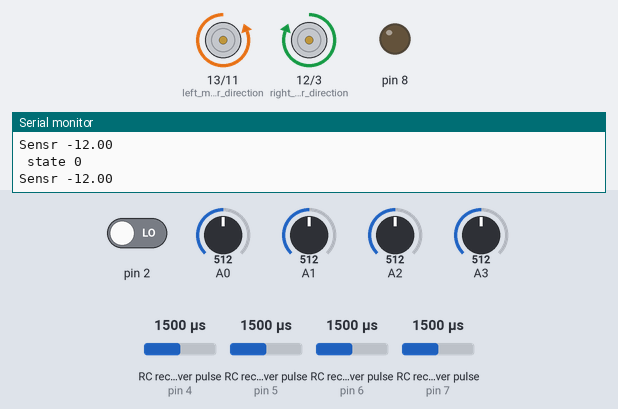
A sketch run on a simulated Arduino Uno, built with avr-gcc and run on an emulated ATmega328P. Parts: direction and speed pins drawn as motors (green arrow = direction pin HIGH = forward, orange = LOW = backward, longer = more drive), output pins drawn as LEDs (lit = HIGH), the last lines printed to the serial monitor. Wiring (inferred from the names in the program): 4 × RC receiver channel: data pin 4 / data pin 5 / data pin 6 / data pin 7. The inputs (shaded band) are chosen by the test bench; at power-on: A3 = 512, A0 = 512, pin 2 LOW, A1 = 512, A2 = 512, RC receiver pulse (sensors on pin 4, pin 5, pin 6, pin 7) 1500 µs.

Above: at 1.2 s.
1.3 s: A3 set to 306
3.5 s: A0 set to 359
6.5 s: A0 set to 333
At 7.7 s:
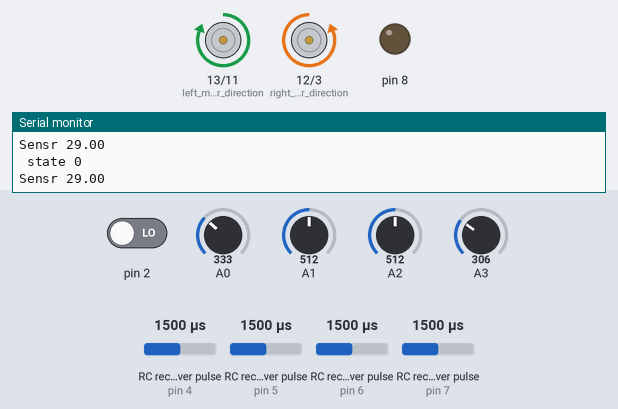
9.5 s: A0 set to 716
At 10.8 s:
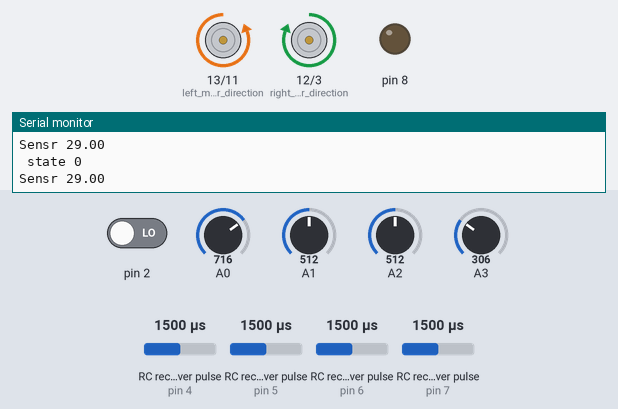
12.5 s: A0 set to 306
At 13.9 s:
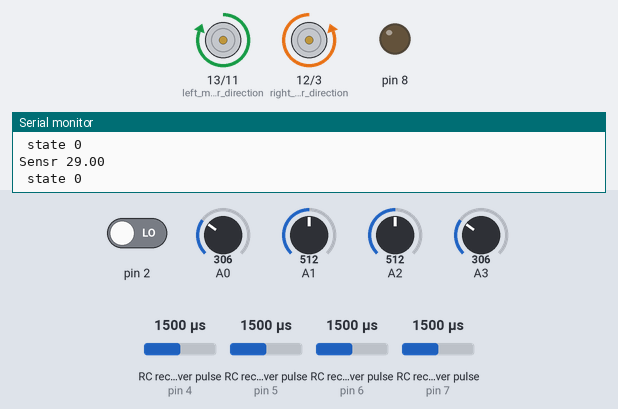
Timing chart, 0 to 15.5 s (numbered marks = the images above; inputs shaded):
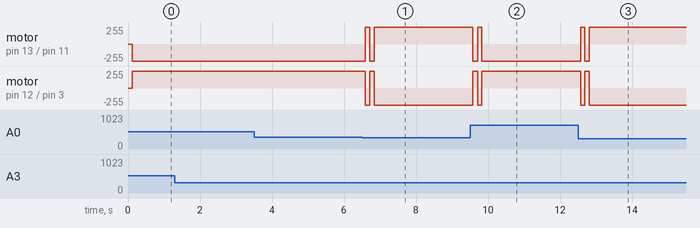

The sketch:

a_IIS301T_Motor_Control_EXTRA_SHIELD_Skeleton_v1_2.ino
```cpp
//Skeleton code to be used when implementing firmware for the subject IIS301T
//The code controls the ArduMoto motor controller and reads dat from
//  encapsulated motor wheel encoders in order to determine rotation rates.
//Rotation rates are used to control the individual wheel speeds in order to move
//  to specific locations

//BOARD: Arduino UNO

// v1.1
//    Cleaned up the code by creating functions
// v1.2 - 29/10/14
//    Added seperate direction control constants for the wheels:
//          left_fwd, left_rev, right_fwd, right_rev
//    Added seperate physical parameters for the left and right wheels:
//          Seperate encoder tick variables for each wheel
//          Seperate wheel circumference variables


//DO NOT CHANGE THESE PIN ASSIGNMENTS
//These pins are used for the ArduMoto motor controller
const int right_motor_pwm = 3;  //PWM control for motor on output A
const int left_motor_pwm = 11;  //PWM control for motor on output B
const int right_motor_direction = 12;
const int left_motor_direction = 13;
//The following pins are used for the encoder inputs
const int chn_l_a = 4;  //Left wheel encoder channel A
const int chn_l_b = 5;  //Left wheel encoder channel B
const int chn_r_a = 7;  //Right wheel encoder channel A
const int chn_r_b = 6;  //Right wheel encoder channel B

//DO NOT CHANGE THESE ASSIGNMENTS
const int encoderArray[]={0,1,-1,0,-1,0,0,1,1,0,0,-1,0,-1,1,0};
const float pi = 3.142;
float v = 0.0;      //Velocity of center point of robot measured in mm/second
float w = 0.0;    //Vehicle's rotational speed measured in
unsigned long int old_time = 0;
unsigned long int time = 0;
const int sharp_main = 0;//analog input...
const int sharp_main2 = 1;//analog input...
const int sharp_main3 = 2;//analog input...

//DO NOT CHANGE THE FOLLOWING VARIABLES
//These variable are used in the operation of the speed controller
int currLeft = 0;    //Used to calculate change delta ticks on left wheel
int prevLeft = 0;    //Used to calculate change delta ticks on left wheel
int currRight = 0;    //Used to calculate change delta ticks on right wheel
int prevRight = 0;    //Used to calculate change delta ticks on right wheel
int encCntLeft = 0;    //Actual measured amount of ticks on left wheel
int encCntRight = 0;   //Actual measured amount of ticks on right wheel
int encIn = 0;        //Variable used to hold the combination of prev and current encoder values
float error_l = 0.0;
float error_r = 0.0;
float e_old = 0.0;
float e_old2 = 0.0;
float e_old_r = 0.0;
float e_old2_r = 0.0;
float ticks_l = 0.0;
float ticks_r = 0.0;
float ticks_desired_l = 0.0;
float ticks_desired_r = 0.0;
float l_mot = 0.0;    //left motor reference speed
float l_control = 0.0;
float r_mot = 0.0;    //right motor reference speed
float r_control = 0.0;
float error_dist = 0.0;
float error_dist_old = 0.0;
float error_mot;

//ONLY CHANGE THIS UNDER SPECIAL CIRCUMSTANCES
//Constants for timing loop updating PID and control values
int delta_t = 99;    //time used by PID controller to update control data in milli-seconds
const float PID_dc = 1000 / (delta_t + 1);    //Calcualte how many times this loop fires per second ie converts delta_t to Hz
//Constants for the robot's physical parameters
const int left_ticks_per_rev = 3592; //2256; //1632;  //Wheel encoder ticks per revolution for left wheel
const int right_ticks_per_rev = 3592; //2256; //1632;  //Wheel encoder ticks per revolution for right wheel
const float wheelbase = 173.0;      //Wheelbase of chassis in milli-meters
const float left_wheel_radius = 35.0;  //Wheel radii in milli-meters
const float right_wheel_radius = 35.0;  //Wheel radii in milli-meters
const float left_wheel_circ = 2*pi*left_wheel_radius;
const float right_wheel_circ = 2*pi*right_wheel_radius;
const float left_seg_lin_distance = left_wheel_circ / left_ticks_per_rev;
//Constants controlling the individual wheel rotation direction
const boolean left_fwd = 1;      //If left motor is not rotating the right way change this between 1 and 0 to determine direction
const boolean right_fwd = 1;      //If right motor is not rotating the right way change this between 1 and 0 to determine direction
const boolean left_rev = !left_fwd;
const boolean right_rev = !right_fwd;
//Gain parameters for the speed controller PID controller
float Kp = 0.01;      // Proportional gain for PID controller
float Ki = 0.01;
float Kd = 0.01;
//Gain parameters for the speed control between the two motors, helping the robot travel in a straight line
float Kp_speed = 0.01;
float Ki_speed = 0;


//USER DEFINED VARIABLES
//Add any of your global variables from this point
float dist1 = 0.0;
float dist2  = 0.0;
float dist3 = 0.0;
float dist4 = 0.0;

float changeV = 0.0;
float unitV = 0.0;

//float cents = 0.0;
float header = 0.0;
float distTrav = 0.0;
float distBack = 0.0;
float startTime;

float sensor1;
float sensor2;
float sensor3;
float sensor4;
float vout = 0.0;
int state = 0;

int myTime = 0;
int myTime2 = 0;
    //float cents = 0.0;
float changeR;
int button = 0;
int state1 = 0;
float start = 0;
//End of user defined global variables
/*   _____ ______ _______ _    _ _____
  / ____|  ____|__   __| |  | |  __ \
 | (___ | |__     | |  | |  | | |__) |
  \___ \|  __|    | |  | |  | |  ___/
  ____) | |____   | |  | |__| | |
 |_____/|______|  |_|   \____/|_|
*/
void setup()
{
//////////////////////////////////////////////////////////
//DO NOT CHANGE ANY CODE OUTSIDE OF THE CUSTOM CODE AREA
//////////////////////////////////////////////////////////
  setupMotorControl();
  Serial.begin(9600);
  pinMode(8, OUTPUT);
//++++++++++++++++++++++++++++++++++++++++++++++++++++++++++++++++++++++++++
//CUSTOM CODE START
//Put your custom code here


//CUSTOM CODE END
//++++++++++++++++++++++++++++++++++++++++++++++++++++++++++++++++++++++++++
}

/*
  _      ____   ____  _____
 | |    / __ \ / __ \|  __ \
 | |   | |  | | |  | | |__) |
 | |   | |  | | |  | |  ___/
 | |___| |__| | |__| | |
 |______\____/ \____/|_|
*/
void loop()
{
//////////////////////////////////////////////////////////
//DO NOT CHANGE ANY CODE OUTSIDE OF THE CUSTOM CODE AREA
//////////////////////////////////////////////////////////

//++++++++++++++++++++++++++++++++++++++++++++++++++++++++++++++++++++++++++
//CUSTOM CODE START
  //time = millis();

//v = 100;
  button = digitalRead(8);
  sensor1 = analogRead(0);
  sensor2 = analogRead(1);
  sensor3 = analogRead(2);
  sensor4 = analogRead(3);

  dist1 = distanceF(sensor1);
  dist2 = distanceF(sensor2);
  dist3 = distanceF(sensor3);
  dist4 = distanceF(sensor4);

 int i = 0;

  if (i < 3000000) {

   if (state == 0)
  {
    start = time;
  }
   if (button == LOW)
    {
  if (state == 0 & dist1 < 22)
  {
    w = 80;
   v = -200;
  } else if (state == 0 & dist2 < 22)
  {
    v = -200;
    w = -80;
  } else if (state == 0 & (dist1 < 22 & dist2 < 22))
  {
    v = -200;
    w = 80;
  } else if ((state == 0 & dist3 < 20) & (dist1 < 22))
    {
      v = -200;
      w = 100;
    } else  if ((state == 0 & dist3 < 18))
    {
       v = 0;
      w  = -3;
      //state *= 0;
    } else if ((state == 0 & dist4 < 20) & (dist2 < 22))
    {
      v = -200;
      w  = -100;

    }else if ((state == 0 & dist4 < 18))
    {
        v = 0;
       w = 3;
       //state *= 0;
    } else if  (state  == 0 & ((dist2 > 18 & dist3 > 18) & (dist3 > 18 & dist4 > 18)))
      {
      //MOVEMENT!!!
      v = 100;
      w = 0;
      state *= 0;
    } else  if (state > 0 & (dist1 < 18 & dist2 < 18))
    {
       //77///
       v = -200;
        state *= 0;
         start *= 0;
        // i--;
       w = 80;

    } else  if (state > 0 & (dist2 < 18))
    {
       //77///
         v = -200;
        state *= 0;
         start *= 0;
        // i--;
       w = -80;

    } else  if (state > 0 & (dist1 < 18))
    {
       //77///
       v = -200;
        state *= 0;
         start *= 0;
        // i--;
       w = 80;

    } else if ((state == 0 & (dist1 > 22 & dist2 > 22)) & (dist3 > 18 & dist4 > 18))
    {
      v = 100;
      w = 0;
    }
    } else if (button == HIGH)
    {
       state += 1;
    }
      i++;
  }

  Serial.println("Sensr " + (String)dist4);
  Serial.println(" state " + (String)state);
  //delay(500);

// Serial.println("Sensor Distance " + (String)dist1);
//CUSTOM CODE END
//++++++++++++++++++++++++++++++++++++++++++++++++++++++++++++++++++++++++++
// This routine is executed every delta_t and is used to update the motor control values
//
//Add code here which need to be executed at delta_t times
   time = millis();    //Get the current millis() value from the Arduino
  int interval = time-old_time;
  if (interval > delta_t)    //Enter IF after delay of delta_t seconds
  {

//++++++++++++++++++++++++++++++++++++++++++++++++++++++++++++++++++++++++++
//CUSTOM CODE START


//CUSTOM CODE END
//++++++++++++++++++++++++++++++++++++++++++++++++++++++++++++++++++++++++++
    velocityControl(v,w);      //Sends new v and w values to the motor controller
    old_time = time;
  }  //end of PID Interval
} //end of Loop()

//++++++++++++++++++++++++++++++++++++++++++++++++++++++++++++++++++++++++++
//User defined functions and procedures START here
float distanceF(float analog)
{
    //analog = analogRead(4);
    float dist;

  //  vout = (analog/102.4)*0.5;

    dist = map(analog, 50, 400, 80, 10);

 return dist;
}
//User defined functions and procedures END here
//--------------------------------------------------------------------------
/*
   SSSSSSSSSSSSSSS TTTTTTTTTTTTTTTTTTTTTTT     OOOOOOOOO     PPPPPPPPPPPPPPPPP
 SS:::::::::::::::ST:::::::::::::::::::::T   OO:::::::::OO   P::::::::::::::::P
S:::::SSSSSS::::::ST:::::::::::::::::::::T OO:::::::::::::OO P::::::PPPPPP:::::P
S:::::S     SSSSSSST:::::TT:::::::TT:::::TO:::::::OOO:::::::OPP:::::P     P:::::P
S:::::S            TTTTTT  T:::::T  TTTTTTO::::::O   O::::::O  P::::P     P:::::P
S:::::S                    T:::::T        O:::::O     O:::::O  P::::P     P:::::P
 S::::SSSS                 T:::::T        O:::::O     O:::::O  P::::PPPPPP:::::P
  SS::::::SSSSS            T:::::T        O:::::O     O:::::O  P:::::::::::::PP
    SSS::::::::SS          T:::::T        O:::::O     O:::::O  P::::PPPPPPPPP
       SSSSSS::::S         T:::::T        O:::::O     O:::::O  P::::P
            S:::::S        T:::::T        O:::::O     O:::::O  P::::P
            S:::::S        T:::::T        O::::::O   O::::::O  P::::P
SSSSSSS     S:::::S      TT:::::::TT      O:::::::OOO:::::::OPP::::::PP
S::::::SSSSSS:::::S      T:::::::::T       OO:::::::::::::OO P::::::::P
S:::::::::::::::SS       T:::::::::T         OO:::::::::OO   P::::::::P
 SSSSSSSSSSSSSSS         TTTTTTTTTTT           OOOOOOOOO     PPPPPPPPPP
*/
//--------------------------------------------------------------------------
//DO NOT CHANGE THE FUNCTIONS AND PROCEDURES BENEATH

void setupMotorControl()
{
  pinMode(right_motor_pwm, OUTPUT);  //Set control pins to be outputs
  pinMode(left_motor_pwm, OUTPUT);
  pinMode(right_motor_direction, OUTPUT);
  pinMode(left_motor_direction, OUTPUT);
  digitalWrite(right_motor_pwm,LOW);
  digitalWrite(left_motor_pwm,LOW);
  digitalWrite(right_motor_direction,right_fwd);
  digitalWrite(left_motor_direction,left_fwd);
  analogWrite(right_motor_pwm, 0);
  analogWrite(left_motor_pwm, 0);

  //Change default PWM frequency to 30Hz
  TCCR2B = (TCCR2B & 0xF8) | 7;

  PCICR |= (1<<PCIE2);  //Enable interupts in PORTD
  PCMSK2 |= (1<<PCINT23);  //enable int on PD7
  PCMSK2 |= (1<<PCINT22);  //enable int on PD6
  PCMSK2 |= (1<<PCINT21);  //enable int on PD5
  PCMSK2 |= (1<<PCINT20);  // enable int on PD4
  MCUCR=(1<<ISC01)|(1<<ISC00);

  pinMode(chn_l_a,INPUT);
  digitalWrite(chn_l_a,HIGH);
  pinMode(chn_l_b,INPUT);
  digitalWrite(chn_l_b,HIGH);
  pinMode(chn_r_a,INPUT);
  digitalWrite(chn_r_a,HIGH);
  pinMode(chn_r_b,INPUT);
  digitalWrite(chn_r_b,HIGH);
}

//This PID controller is based on the vw PID controller from Prof Braunl
//    Embedded Robotics - Mobile Robot Design and Applications with Embedded Systems, 3rd Edition, p89
void velocityControl(float v1, float w1)
{
    ticks_l = encCntLeft * PID_dc;    //Calculates the ticks per second for left wheel
    ticks_r = encCntRight * PID_dc;  //Calcualtes the ticks per second for the right wheel

    ticks_desired_l = (v1 - (wheelbase*w1)/2) * (left_ticks_per_rev / (2*pi*left_wheel_radius));
    ticks_desired_r = (v1 + (wheelbase*w1)/2) * (right_ticks_per_rev / (2*pi*right_wheel_radius));

    error_l = (ticks_desired_l - ticks_l);
    error_r = (ticks_desired_r - ticks_r);

    //Left motor PID Controller
    l_mot = Kp * (error_l - e_old) + Ki*(error_l + e_old)/2 + Kd*(error_l-2*e_old+e_old2);
    //Right motor PID Controller
    r_mot = Kp * (error_r - e_old_r) + Ki*(error_r + e_old_r)/2 + Kd*(error_r-2*e_old_r+e_old2_r);
    //Distance travelled between wheels PID controller
    error_dist = ticks_l - ticks_r + w1;
    error_mot = Kp_speed * (error_dist - error_dist_old) + Ki_speed * (error_dist + error_dist_old)/2;
    //Control signals for left and right motor
    l_control += l_mot - error_mot;
    r_control += r_mot + error_mot;

    //Clamps control signals to accepted values
    if (l_control > 250) l_control = 250;
    if (l_control < -250) l_control = -250;

    if (r_control > 250) r_control = 250;
    if (r_control < -250) r_control = -250;

    //Sends control signals to pwm outputs for the motor control
    //If control signal is negative then the motor is reversed
    //The ABS() of the control signal is used in order to get rid of a negative control value
    digitalWrite(right_motor_direction,right_fwd);
    if (r_control < 0)     digitalWrite(right_motor_direction,right_rev);
    analogWrite(right_motor_pwm,abs(r_control));

    digitalWrite(left_motor_direction,left_fwd);
    if (l_control < 0)     digitalWrite(left_motor_direction,left_rev);
    analogWrite(left_motor_pwm,abs(l_control));

    encCntLeft = 0;
    e_old2 = e_old;
    e_old = error_l;

    encCntRight = 0;
    e_old2_r = e_old_r;
    e_old_r = error_r;

   error_dist_old = error_dist;
}

void readencoder()
{
  //Use this section if using quad input encoders
  currLeft = B00110000 & PIND;    //Mask for data from PD4 and PD5 (left wheel encoder)
  currRight = B11000000 & PIND;    //Mask for inputs PD7 and PD6 (right wheel encoder)

  currLeft = currLeft >> 4;
  prevLeft = prevLeft << 2;
  encIn = currLeft | prevLeft;
  encCntLeft += encoderArray[encIn];
  prevLeft = currLeft;

  currRight = currRight >> 6;
  prevRight = prevRight << 2;
  encIn = currRight | prevRight;
  encCntRight += encoderArray[encIn];
  prevRight = currRight;
}

/*********************************************************
//Int vector for when state change interupt fires on PORTD
/*********************************************************/
ISR(PCINT2_vect)
{
  readencoder();
}
```

Measured:
- the behaviour switches between 345 and 344 on A0 (found by bisection; images 0 and 1)
